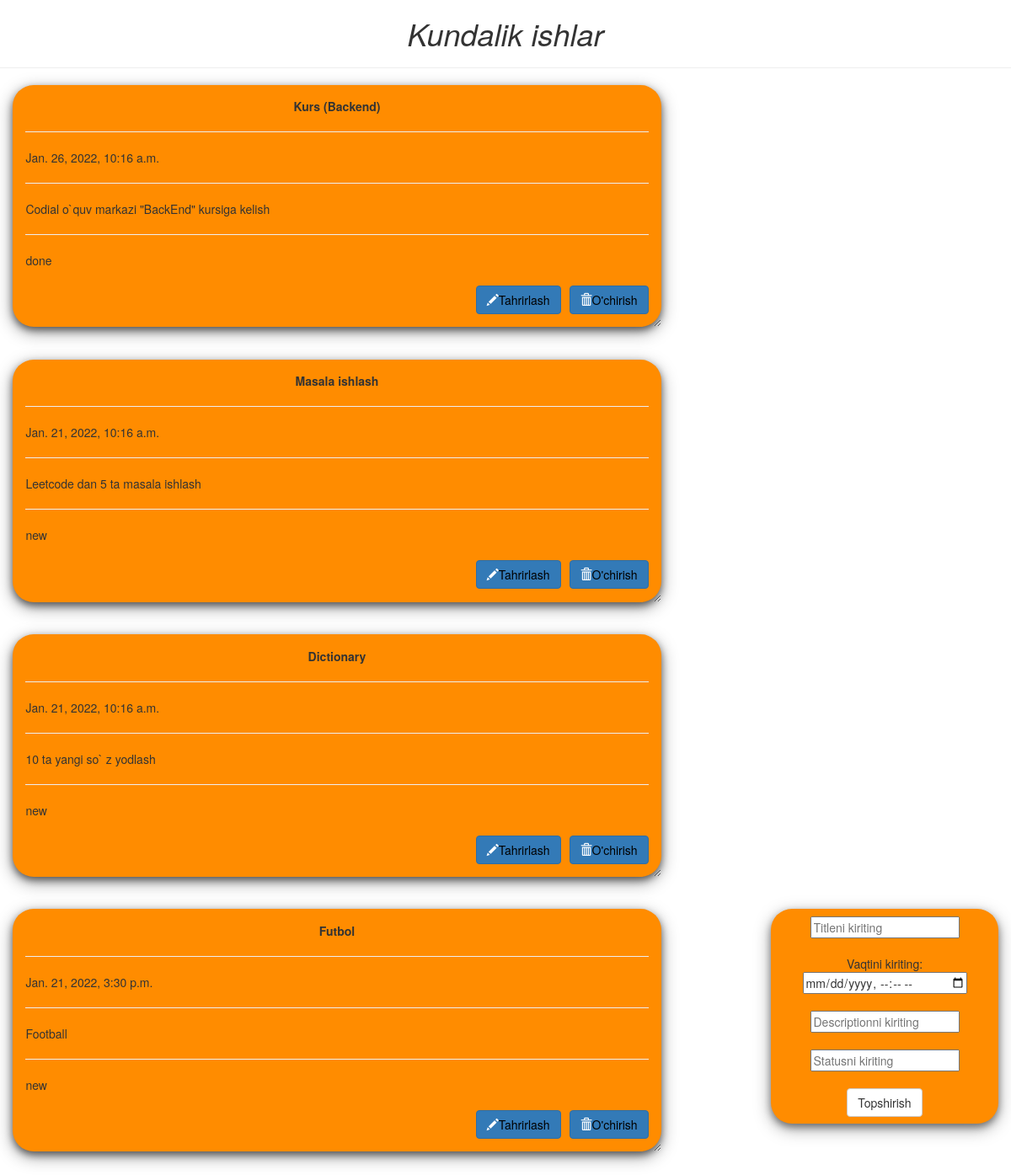
The page / on the database its author committed.
### app1/models.py (models this page shows)
class TODO(models.Model):
    title = models.CharField(max_length = 20)
    time = models.DateTimeField()
    description = models.CharField(max_length = 150)
    status = models.CharField(max_length = 10, choices = (('done', 'done'), ('new', 'new')))
    def __str__(self):
        return self.title

### app1/views.py (the view, shortened to what this page needs)
# urls.py: path('', home),
def home(request):
    p = TODO.objects.all()
    return render(request, 'todo.html', {'todos' : p})

### templates/todo.html (shortened to what this page needs)
<!DOCTYPE html>
<html lang="en" dir="ltr">
<head>
  <link rel="stylesheet" href="https://maxcdn.bootstrapcdn.com/bootstrap/3.3.7/css/bootstrap.min.css">
</head>
<body  class="container-fluid">
  <center class="row">
    <h1><i>Kundalik ishlar</i></h1>
    <hr />
  </center>
  <div class="row">
    {% for todo in todos %}
    <div class="col-md-8">
      <div class="card">
        <center><b>{{ todo }}</b></center>
        <hr/>
        {{ todo.time }}
        <hr/>
        {{todo.description}}
        <hr/>
        {{todo.status}}
        <br>
        <br>
        <button class="btn btn-primary" style="float: right; margin-left: 10px;"><span class="glyphicon glyphicon-trash"></span><a style="text-decoration:none; color:black;" href="/delete/{{todo.id}}/">O'chirish</a></button>
        <button class="btn btn-primary" style="float: right;"><span class="glyphicon glyphicon-pencil"></span><a style="text-decoration:none; color:black;" href="/edit/{{todo.id}}/">Tahrirlash</a></button>
      </div>
    </div>
    {% endfor %}
    <div class="col-md-1"> </div>
    <div class="col-md-3" >
      <div  class="submit_form">
      <form action="/" method="post"> {% csrf_token %}
        <input type="text" name="t" placeholder="Titleni kiriting">
        <br>
        <br>
        Vaqtini kiriting:
        <br>
        <input type="datetime-local" name="v" placeholder="Vaqtini kiriting">
        <br>
        <br>
        <input type="text" name="d" placeholder="Descriptionni kiriting">
        <br>
        <br>
        <input type="text" name="s" placeholder="Statusni kiriting">
        <br>
        <br>
        <center>
        <button type="submit" class="btn btn-default">Topshirish</button>
      </center>
      </form>
    </div>
  </div>
</div>
</body>
</html>

### templates/todo.html (style rules this page uses)
.card { box-shadow: 0 4px 8px 0 rgba(0,0,0,0.5), 0 6px 20px 0 rgba(0,0,0,0.39); background: DarkOrange; margin-bottom : 5%; border-radius: 25px; padding : 2%; overflow: auto; resize: both; text-overflow: ellipsis; }
.submit_form { text-align: center; padding: 3%; background: DarkOrange; border-radius: 25px; box-shadow: 0 4px 8px 0 rgba(0,0,0,0.4), 0 6px 20px 0 rgba(0,0,0,0.36); }

### rows shown on the page
TODO: title "Kurs (Backend)", time "Jan. 26, 2022, 10:16 a.m.", description "Codial o`quv markazi \"BackEnd\" kursiga kelish", status "done"
TODO: title "Masala ishlash", time "Jan. 21, 2022, 10:16 a.m.", description "Leetcode dan 5 ta masala ishlash", status "new"
TODO: title "Dictionary", time "Jan. 21, 2022, 10:16 a.m.", description "10 ta yangi so` z yodlash", status "new"
TODO: title "Futbol", time "Jan. 21, 2022, 3:30 p.m.", description "Football", status "new"
